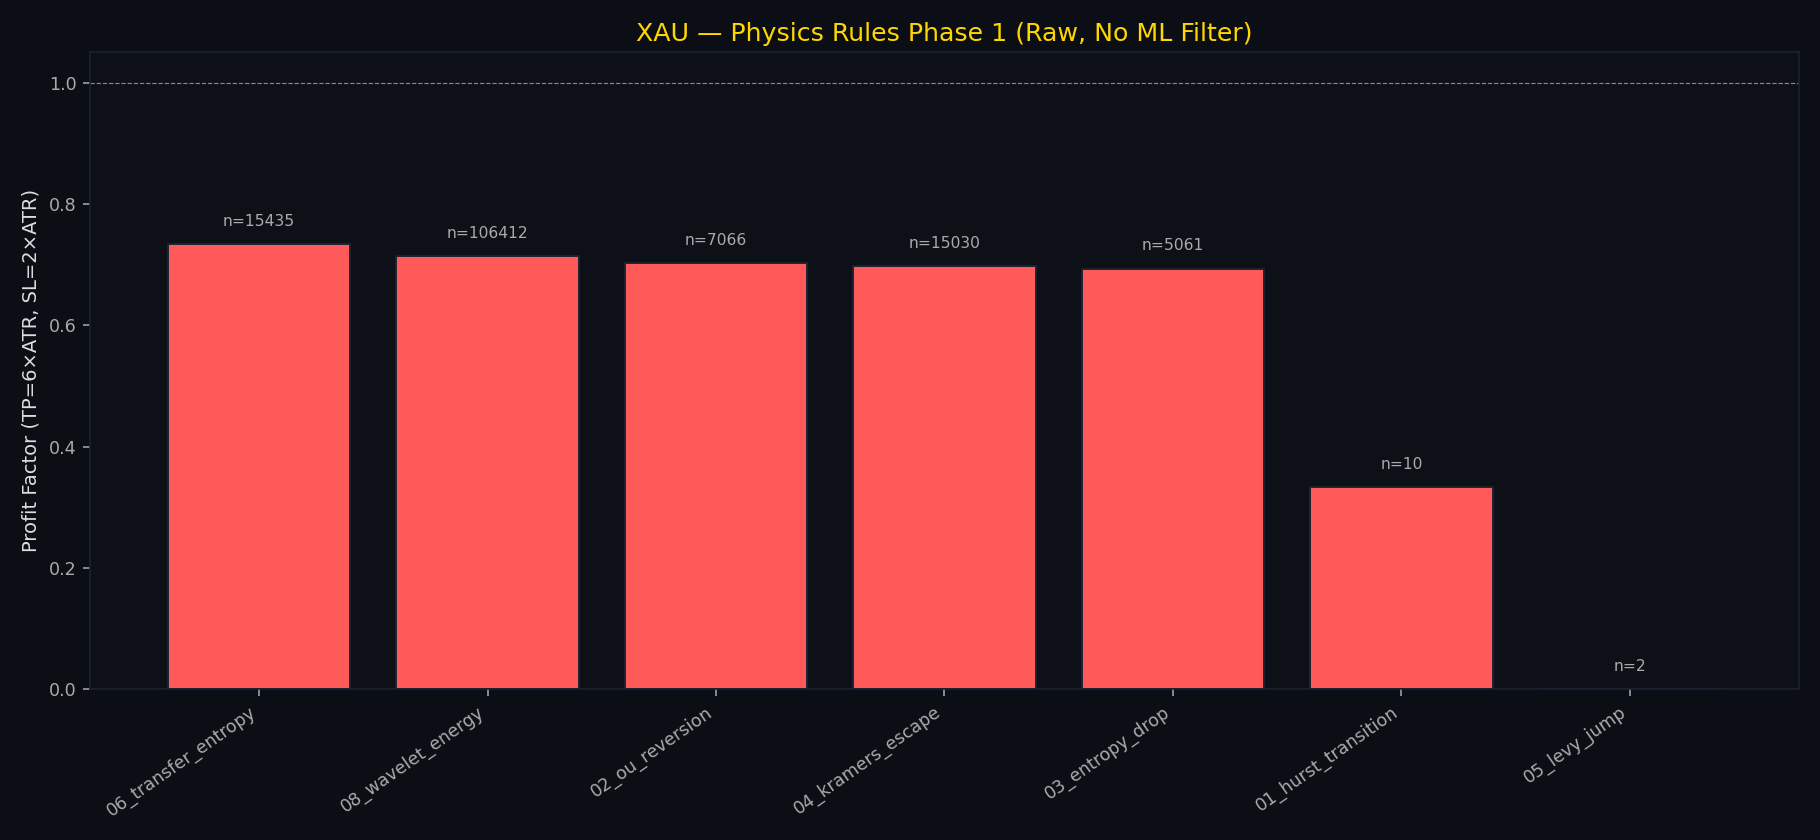

Reproduce this figure in Python.
"""
Phase 1: Physics / information-theory / stochastic-process rules for XAU.

Rules derived from:
  1. Local Hurst exponent (DFA) — persistence transitions
  2. Ornstein-Uhlenbeck θ estimation — mean-reversion speed
  3. Shannon entropy rate — predictability regime
  4. Kramers escape rate — potential well breakout
  5. Lévy α-stable tail index — jump regime detection
  6. Transfer entropy H1→M5 — causal information flow
  7. Fokker-Planck local drift/diffusion ratio
  8. Wavelet energy ratio (CWT trend vs noise scale)

All vectorized where possible. Forward-outcome at TP=6×ATR, SL=2×ATR, MAX_FWD=40.
"""
from __future__ import annotations
import os, sys, time as _time
import numpy as np
import pandas as pd
from scipy import signal as scipy_signal
from scipy.stats import levy_stable
import matplotlib
matplotlib.use("Agg")
import matplotlib.pyplot as plt

ROOT = "/home/jay/Desktop/new-model-zigzag"
OUT_DIR = f"{ROOT}/experiments/innovative_rules"
os.makedirs(OUT_DIR, exist_ok=True)

TP_MULT, SL_MULT, MAX_FWD = 6.0, 2.0, 40


# ═══════════════════════ Data loader ═══════════════════════
def load_data():
    df = pd.read_csv(f"{ROOT}/data/swing_v5_xauusd.csv",
                     parse_dates=["time"]).sort_values("time").reset_index(drop=True)
    c = df["close"].values.astype(np.float64)
    h = df["high"].values.astype(np.float64)
    l = df["low"].values.astype(np.float64)
    o = df["open"].values.astype(np.float64)
    n = len(c)
    tr = np.empty(n); tr[0] = h[0]-l[0]
    tr[1:] = np.maximum.reduce([h[1:]-l[1:], np.abs(h[1:]-c[:-1]), np.abs(l[1:]-c[:-1])])
    atr = pd.Series(tr).rolling(14, min_periods=14).mean().values
    ret = np.concatenate([[0.0], np.diff(np.log(c))])  # log returns
    return dict(df=df, c=c, h=h, l=l, o=o, atr=atr, ret=ret, n=n)


def forward_outcome(d, i, direction):
    a = d["atr"][i]
    if not np.isfinite(a) or a <= 0: return -1
    e = d["c"][i]
    H, L = d["h"], d["l"]
    end = min(i + 1 + MAX_FWD, d["n"])
    if direction == 1:
        tp, sl = e + TP_MULT*a, e - SL_MULT*a
        for k in range(i+1, end):
            if L[k] <= sl: return 0
            if H[k] >= tp: return 1
    else:
        tp, sl = e - TP_MULT*a, e + SL_MULT*a
        for k in range(i+1, end):
            if H[k] >= sl: return 0
            if L[k] <= tp: return 1
    return 2  # expired


def _ffill(arr):
    """In-place forward-fill NaN values."""
    last = np.nan
    for i in range(len(arr)):
        if np.isfinite(arr[i]): last = arr[i]
        else: arr[i] = last

# ═══════════════════════ Vectorized precompute ═══════════════════════

def rolling_hurst_rs(ret, window=120, step=6):
    """Rescaled Range (R/S) Hurst estimator — fast, computed every `step` bars."""
    n = len(ret)
    hurst = np.full(n, np.nan)
    for i in range(window, n, step):
        seg = ret[i-window:i]
        m = seg.mean()
        y = np.cumsum(seg - m)
        R = y.max() - y.min()
        S = seg.std()
        if S > 1e-15 and R > 0:
            hurst[i] = np.log(R / S) / np.log(window)
    # forward-fill gaps from stepping
    last = np.nan
    for i in range(n):
        if np.isfinite(hurst[i]): last = hurst[i]
        else: hurst[i] = last
    return hurst


def rolling_ou_theta(ret, window=60, step=6):
    n = len(ret); theta = np.full(n, np.nan)
    x = np.cumsum(ret)
    for i in range(window, n, step):
        seg = x[i-window:i]; mu = seg.mean()
        dx = np.diff(seg); xm = seg[:-1] - mu
        denom = np.sum(xm**2)
        if denom > 1e-15: theta[i] = -np.sum(dx * xm) / denom
    _ffill(theta)
    return theta


def rolling_entropy(ret, window=100, n_bins=10, step=6):
    n = len(ret); ent = np.full(n, np.nan)
    for i in range(window, n, step):
        seg = ret[i-window:i]
        counts, _ = np.histogram(seg, bins=n_bins)
        p = counts / counts.sum(); p = p[p > 0]
        ent[i] = -np.sum(p * np.log2(p))
    _ffill(ent)
    return ent, np.log2(n_bins)


def rolling_kramers(c, window=100, step=6):
    n = len(c)
    escape_up = np.full(n, np.nan); escape_dn = np.full(n, np.nan)
    for i in range(window, n, step):
        seg = c[i-window:i]; hi, lo = seg.max(), seg.min()
        sigma = np.std(np.diff(np.log(seg + 1e-10)))
        if sigma < 1e-12: continue
        barrier_up = (hi - c[i]) / (sigma * c[i] + 1e-10)
        barrier_dn = (c[i] - lo) / (sigma * c[i] + 1e-10)
        escape_up[i] = np.exp(-barrier_up); escape_dn[i] = np.exp(-barrier_dn)
    _ffill(escape_up); _ffill(escape_dn)
    return escape_up, escape_dn


def rolling_levy_alpha(ret, window=200, step=12):
    n = len(ret); alpha = np.full(n, np.nan)
    for i in range(window, n, step):
        seg = np.abs(ret[i-window:i]); seg = seg[seg > 1e-10]
        if len(seg) < 50: continue
        seg_sorted = np.sort(seg)[::-1]
        k = max(10, len(seg) // 10); top_k = seg_sorted[:k]
        threshold = seg_sorted[k]
        if threshold < 1e-12: continue
        alpha[i] = k / np.sum(np.log(top_k / threshold))
    _ffill(alpha)
    return alpha


def rolling_transfer_entropy(ret_m5, window=120, h1_bars=12, step=12):
    """Transfer entropy H1→M5, computed every `step` bars."""
    n = len(ret_m5); te = np.full(n, np.nan); nb = 5
    for i in range(window + h1_bars, n, step):
        try:
            x_cur = ret_m5[i-window:i]; x_prev = ret_m5[i-window-1:i-1]
            x_h1 = np.array([ret_m5[j-h1_bars:j].sum() for j in range(i-window, i)])
            bc = np.linspace(x_cur.min()-1e-10, x_cur.max()+1e-10, nb+1)
            bp = np.linspace(x_prev.min()-1e-10, x_prev.max()+1e-10, nb+1)
            bh = np.linspace(x_h1.min()-1e-10, x_h1.max()+1e-10, nb+1)
            h2, _, _ = np.histogram2d(x_cur, x_prev, bins=[bc, bp])
            p_cp = h2/h2.sum(); p_p = p_cp.sum(axis=0)
            h_cp = -np.nansum(np.where((p_cp>0)&(p_p[None,:]>0), p_cp*np.log2(p_cp/(p_p[None,:]+1e-15)), 0))
            dc = np.clip(np.digitize(x_cur,bc)-1, 0, nb-1)
            dp = np.clip(np.digitize(x_prev,bp)-1, 0, nb-1)
            dh = np.clip(np.digitize(x_h1,bh)-1, 0, nb-1)
            h3 = np.zeros((nb,nb,nb))
            for k in range(len(dc)): h3[dc[k],dp[k],dh[k]] += 1
            p3 = h3/h3.sum(); p_ph = p3.sum(axis=0)
            h_cph = 0
            for a in range(nb):
                for b in range(nb):
                    for g in range(nb):
                        if p3[a,b,g]>0 and p_ph[b,g]>0:
                            h_cph -= p3[a,b,g]*np.log2(p3[a,b,g]/p_ph[b,g])
            te[i] = h_cp - h_cph
        except: pass
    _ffill(te)
    return te


def rolling_fp_drift_diffusion(ret, window=60):
    """Fokker-Planck drift/diffusion — vectorized via rolling mean/var."""
    s = pd.Series(ret)
    mu = s.rolling(window, min_periods=window).mean().values
    D  = s.rolling(window, min_periods=window).var().values
    ratio = np.where(D > 1e-15, mu / np.sqrt(D), np.nan)
    return ratio, mu


def _ricker(points, a):
    """Ricker (Mexican hat) wavelet."""
    A = 2 / (np.sqrt(3 * a) * (np.pi**0.25))
    wsq = a**2
    vec = np.arange(0, points) - (points - 1.0) / 2
    tsq = vec**2
    mod = (1 - tsq / wsq)
    gauss = np.exp(-tsq / (2 * wsq))
    return A * mod * gauss

def rolling_wavelet_energy(c, window=120, step=12):
    """CWT energy ratio: trend scale (20) vs noise scale (3). Every `step` bars."""
    n = len(c); eratio = np.full(n, np.nan)
    kernel_t = _ricker(min(10*20, window), 20)
    kernel_n = _ricker(min(10*3, window), 3)
    for i in range(window, n, step):
        seg = c[i-window:i]
        seg_norm = (seg - seg.mean()) / (seg.std() + 1e-10)
        ct = np.convolve(seg_norm, kernel_t, mode='same')
        cn = np.convolve(seg_norm, kernel_n, mode='same')
        eratio[i] = np.mean(ct**2) / (np.mean(cn**2) + 1e-15)
    _ffill(eratio)
    return eratio


# ═══════════════════════ Rule definitions ═══════════════════════

def rule_1_hurst_transition(d, i):
    """Hurst crosses 0.5 boundary — persistence↔antipersistence transition."""
    if i < 2: return 0
    h_now, h_prev = d["hurst"][i], d["hurst"][i-1]
    if not (np.isfinite(h_now) and np.isfinite(h_prev)): return 0
    # crossed from persistent (>0.55) to anti-persistent (<0.45) → fade
    if h_prev > 0.55 and h_now < 0.45:
        return -1 if d["ret"][i-1] > 0 else +1
    # crossed from anti-persistent to persistent → follow momentum
    if h_prev < 0.45 and h_now > 0.55:
        return +1 if d["ret"][i-1] > 0 else -1
    return 0


def rule_2_ou_reversion(d, i):
    """OU θ spikes above 2σ of its own distribution → strong mean reversion expected."""
    if i < 200: return 0
    th = d["ou_theta"][i]
    if not np.isfinite(th): return 0
    window = d["ou_theta"][i-199:i+1]
    window = window[np.isfinite(window)]
    if len(window) < 50: return 0
    mu, sigma = window.mean(), window.std()
    if sigma < 1e-12: return 0
    z = (th - mu) / sigma
    if z > 2.0:
        # strong reversion → fade recent move
        cum = d["ret"][i-9:i+1].sum()
        if cum > 0: return -1
        if cum < 0: return +1
    return 0


def rule_3_entropy_drop(d, i):
    """Entropy drops below 60% of max → market becomes predictable → follow structure."""
    ent = d["entropy"][i]
    if not np.isfinite(ent): return 0
    if ent < 0.60 * d["max_entropy"]:
        # low entropy = strong pattern. Follow the dominant direction.
        cum = d["ret"][i-4:i+1].sum()
        if cum > 0: return +1
        if cum < 0: return -1
    return 0


def rule_4_kramers_escape(d, i):
    """Kramers escape rate high → breakout imminent. Trade the closer edge."""
    eu, ed = d["escape_up"][i], d["escape_dn"][i]
    if not (np.isfinite(eu) and np.isfinite(ed)): return 0
    # high escape probability AND directional bias
    if eu > 0.7 and eu > 1.5 * ed: return +1  # upside breakout likely
    if ed > 0.7 and ed > 1.5 * eu: return -1
    return 0


def rule_5_levy_jump(d, i):
    """Lévy α < 1.5 → fat-tail jump regime. Trade momentum of the jump."""
    if i < 3: return 0
    a = d["levy_alpha"][i]
    if not np.isfinite(a): return 0
    if a < 1.5:
        # in jump regime — ride the last jump's direction
        if d["ret"][i] > 0 and abs(d["ret"][i]) > 1.5 * d["atr"][i] / d["c"][i]: return +1
        if d["ret"][i] < 0 and abs(d["ret"][i]) > 1.5 * d["atr"][i] / d["c"][i]: return -1
    return 0


def rule_6_transfer_entropy(d, i):
    """High TE from H1→M5 → M5 is predictable from H1. Trade H1 direction."""
    te_val = d["te"][i]
    if not np.isfinite(te_val): return 0
    if i < 200: return 0
    window = d["te"][i-199:i+1]
    window = window[np.isfinite(window)]
    if len(window) < 50: return 0
    p90 = np.percentile(window, 90)
    if te_val > p90 and te_val > 0.05:
        h1_dir = d["ret"][i-12:i].sum()
        if h1_dir > 0: return +1
        if h1_dir < 0: return -1
    return 0


def rule_7_fp_drift(d, i):
    """Fokker-Planck drift/diffusion ratio exceeds ±2 → strong directional force."""
    ratio = d["fp_ratio"][i]
    if not np.isfinite(ratio): return 0
    if ratio > 2.0:  return +1
    if ratio < -2.0: return -1
    return 0


def rule_8_wavelet_energy(d, i):
    """Wavelet trend/noise energy ratio > 5 → clean trend signal. Follow it."""
    er = d["wavelet_eratio"][i]
    if not np.isfinite(er): return 0
    if er > 5.0:
        cum = d["ret"][i-11:i+1].sum()
        if cum > 0: return +1
        if cum < 0: return -1
    return 0


RULES = [
    ("01_hurst_transition",    rule_1_hurst_transition),
    ("02_ou_reversion",        rule_2_ou_reversion),
    ("03_entropy_drop",        rule_3_entropy_drop),
    ("04_kramers_escape",      rule_4_kramers_escape),
    ("05_levy_jump",           rule_5_levy_jump),
    ("06_transfer_entropy",    rule_6_transfer_entropy),
    ("07_fp_drift_diffusion",  rule_7_fp_drift),
    ("08_wavelet_energy",      rule_8_wavelet_energy),
]


def main():
    print("Loading XAU data…", flush=True)
    d = load_data()
    n = d["n"]
    start = max(600, n - 150_000)

    # Only precompute over the scan region + buffer (not full 1M bars)
    buf = 500  # warm-up buffer
    lo = max(0, start - buf)
    # Slice arrays for precompute range
    ret_s = d["ret"][lo:n].copy()
    c_s   = d["c"][lo:n].copy()
    offset = lo  # to map back to full-array indices

    def store(arr_short, name):
        """Map short array back to full-length array."""
        full = np.full(n, np.nan)
        full[lo:lo+len(arr_short)] = arr_short
        d[name] = full

    print("Precomputing Hurst (DFA)…", flush=True); t0=_time.time()
    store(rolling_hurst_rs(ret_s, window=120, step=6), "hurst")
    print(f"  done {_time.time()-t0:.1f}s", flush=True)

    print("Precomputing OU θ…", flush=True); t0=_time.time()
    store(rolling_ou_theta(ret_s, window=60), "ou_theta")
    print(f"  done {_time.time()-t0:.1f}s", flush=True)

    print("Precomputing entropy…", flush=True); t0=_time.time()
    ent, max_ent = rolling_entropy(ret_s, window=100)
    store(ent, "entropy"); d["max_entropy"] = max_ent
    print(f"  done {_time.time()-t0:.1f}s", flush=True)

    print("Precomputing Kramers escape…", flush=True); t0=_time.time()
    eu, ed = rolling_kramers(c_s, window=100)
    store(eu, "escape_up"); store(ed, "escape_dn")
    print(f"  done {_time.time()-t0:.1f}s", flush=True)

    print("Precomputing Lévy α…", flush=True); t0=_time.time()
    store(rolling_levy_alpha(ret_s, window=200), "levy_alpha")
    print(f"  done {_time.time()-t0:.1f}s", flush=True)

    print("Precomputing transfer entropy…", flush=True); t0=_time.time()
    store(rolling_transfer_entropy(ret_s, window=120), "te")
    print(f"  done {_time.time()-t0:.1f}s", flush=True)

    print("Precomputing Fokker-Planck drift…", flush=True); t0=_time.time()
    ratio, drift = rolling_fp_drift_diffusion(ret_s, window=60)
    store(ratio, "fp_ratio"); store(drift, "fp_drift")
    print(f"  done {_time.time()-t0:.1f}s", flush=True)

    print("Precomputing wavelet energy…", flush=True); t0=_time.time()
    store(rolling_wavelet_energy(c_s, window=120), "wavelet_eratio")
    print(f"  done {_time.time()-t0:.1f}s", flush=True)

    print(f"\nScanning bars {start:,} to {n:,} ({n-start:,} bars)", flush=True)
    results = []
    for rname, rfn in RULES:
        t0 = _time.time()
        print(f"  {rname}: ", end="", flush=True)
        signals = []
        for i in range(start, n - MAX_FWD - 1):
            s = rfn(d, i)
            if s != 0:
                out = forward_outcome(d, i, s)
                if out in (0, 1):
                    signals.append((i, s, out))
        dt = _time.time() - t0
        if not signals:
            print(f"0 signals ({dt:.1f}s)", flush=True); continue
        sig = np.array(signals)
        wins = (sig[:,2]==1).sum(); total = len(sig)
        wr = wins/total
        pf = (wr*TP_MULT)/((1-wr)*SL_MULT+1e-9)
        ev = wr*TP_MULT - (1-wr)*SL_MULT
        longs = sig[sig[:,1]==1]; shorts = sig[sig[:,1]==-1]
        lwr = (longs[:,2]==1).mean() if len(longs)>0 else 0
        swr = (shorts[:,2]==1).mean() if len(shorts)>0 else 0
        print(f"n={total:5d}  WR={wr:.1%}  PF={pf:.2f}  EV={ev:+.2f}R  "
              f"L={len(longs)}/{lwr:.0%}  S={len(shorts)}/{swr:.0%}  ({dt:.1f}s)", flush=True)
        results.append(dict(rule=rname, n=total, wr=wr, pf=pf, ev_R=ev,
                           n_long=len(longs), long_wr=lwr, n_short=len(shorts), short_wr=swr))

    rdf = pd.DataFrame(results).sort_values("pf", ascending=False)
    out_csv = f"{OUT_DIR}/phase1_physics_xau.csv"
    rdf.to_csv(out_csv, index=False)
    print(f"\nSaved: {out_csv}", flush=True)

    # Plot
    fig, ax = plt.subplots(figsize=(13, 6), facecolor="#0b0e14")
    ax.set_facecolor("#0d1117")
    colors = ["#00e887" if pf >= 1.0 else "#ff5a5a" for pf in rdf["pf"]]
    bars = ax.bar(rdf["rule"], rdf["pf"], color=colors, edgecolor="#1a2332")
    ax.axhline(1.0, color="#888", linewidth=0.6, linestyle="--")
    for b, nn in zip(bars, rdf["n"]):
        ax.text(b.get_x()+b.get_width()/2, b.get_height()+0.03, f"n={nn}",
                ha="center", color="#aaa", fontsize=8)
    ax.set_ylabel("Profit Factor (TP=6×ATR, SL=2×ATR)", color="#ddd")
    ax.set_title("XAU — Physics Rules Phase 1 (Raw, No ML Filter)",
                 color="#ffd700", fontsize=13)
    ax.tick_params(colors="#aaa", labelsize=9)
    plt.xticks(rotation=35, ha="right")
    for sp in ax.spines.values(): sp.set_edgecolor("#1a2332")
    plt.tight_layout()
    out_png = f"{OUT_DIR}/phase1_physics_xau.png"
    plt.savefig(out_png, dpi=140, facecolor="#0b0e14")
    print(f"Saved: {out_png}", flush=True)

    print(f"\n{'='*60}")
    print("RESULTS RANKED BY PF:")
    for _, r in rdf.iterrows():
        flag = "✓" if r["pf"] >= 1.0 else "✗"
        print(f"  {flag} {r['rule']:<28} PF={r['pf']:.2f}  WR={r['wr']:.1%}  n={r['n']:5d}  EV={r['ev_R']:+.2f}R")


if __name__ == "__main__":
    main()
